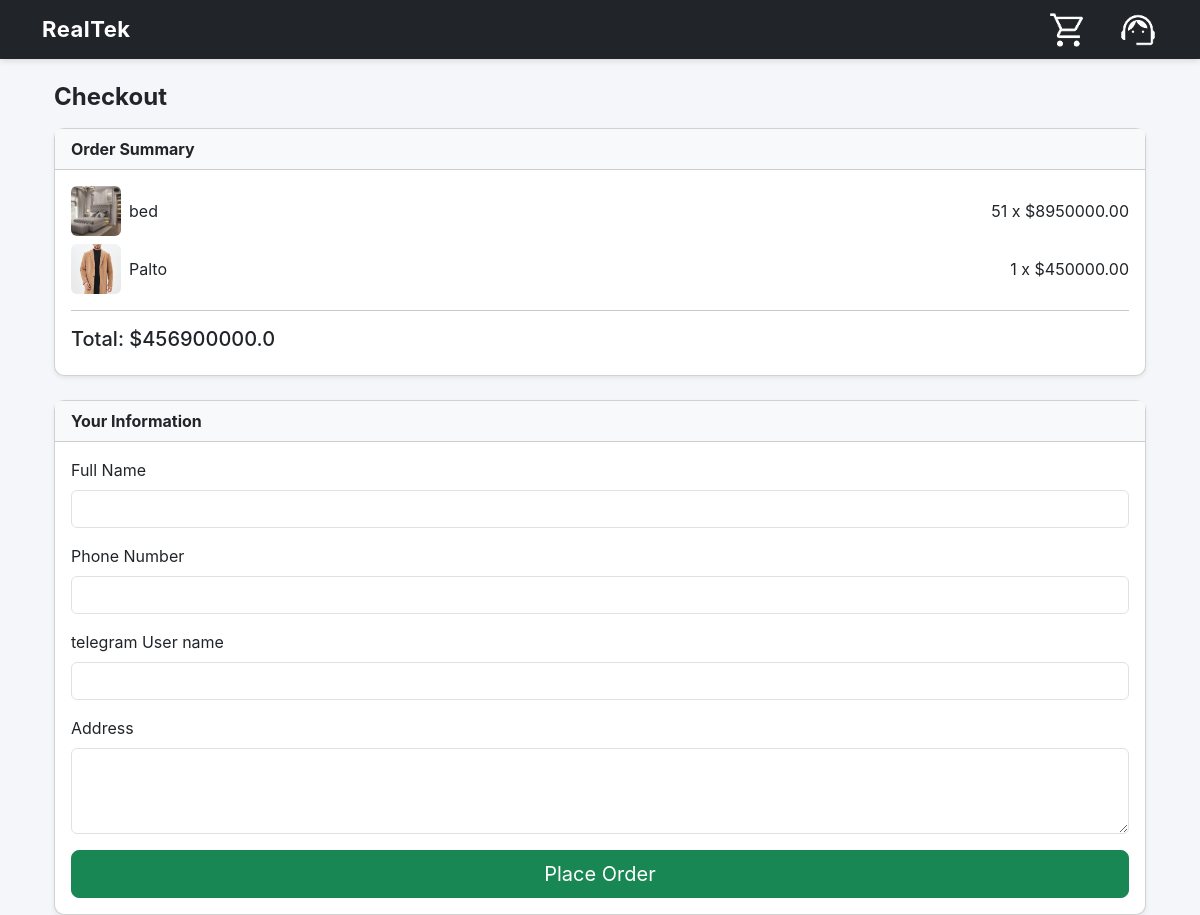
The page /order/ on the database its author committed.
### main/models.py (models this page shows, shortened)
class CartItem(models.Model):
    cart_id =  models.ForeignKey(Cart, on_delete=models.CASCADE, related_name='cart_item')
    product = models.ForeignKey(Product, on_delete=models.CASCADE)
    quantity = models.IntegerField()

class Product(models.Model):
    link = models.CharField(unique=True,max_length=12 , default=short_uuid)
    category = models.ForeignKey(Category, on_delete=models.CASCADE, related_name='product')
    price = models.DecimalField(max_digits=10, decimal_places=2, null=True, blank=True)
    name = models.CharField(max_length=150)
    image = models.ImageField(upload_to='product/images', blank=True, null=True)
    description = models.TextField()
    date_saved = models.DateTimeField(auto_now_add=True)

### main/views.py (the view)
# urls.py: path("order/", order_page, name="order_page"),
def order_page(request):
    cart = get_or_create_cart(request)
    items = CartItem.objects.filter(cart_id=cart)
    if not items:
        return redirect("cart_page")
    total_price = sum(float(i.product.price) * int(i.quantity) for i in items)
    return render(request, "order.html", {
        "items": items,
        "total": total_price
    })

### main/views.py (called while the page is built)
def get_or_create_cart(request):
    if request.user.is_authenticated:
        cart, created = Cart.objects.get_or_create(user=request.user)
        return cart
    if not request.session.session_key:
        request.session.create()
    session_key = request.session.session_key
    cart, created = Cart.objects.get_or_create(session_key=session_key)
    return cart

### templates/order.html (shortened to what this page needs)
{% extends "base.html" %}
{% load static %}
{% block content %}
<div class="container mt-4">
    <h4 class="mb-3 fw-bold">Checkout</h4>
    <div class="card mb-4 shadow-sm">
        <div class="card-header fw-bold">Order Summary</div>
        <div class="card-body">
            {% for item in items %}
            <div class="d-flex justify-content-between align-items-center mb-2">
                <div class="d-flex align-items-center">
                    {% if item.product.image %}
                        <img src="{{ item.product.image.url }}" width="50" class="me-2 rounded">
                    {% endif %}
                    <span>{{ item.product.name }}</span>
                </div>
                <span>{{ item.quantity }} x ${{ item.product.price }}</span>
            </div>
            {% endfor %}
            <hr>
            <h5>Total: $<span id="order-total">{{ total }}</span></h5>
        </div>
    </div>
    <div class="card shadow-sm">
        <div class="card-header fw-bold">Your Information</div>
        <div class="card-body">
            <form method="POST" action="{% url 'make_order' %}">
                <div class="mb-3">
                    <label for="name" class="form-label">Full Name</label>
                    <input type="text" name="name" id="name" class="form-control" required>
                </div>
                <div class="mb-3">
                    <label for="phone" class="form-label">Phone Number</label>
                    <input type="text" name="phone" id="phone" class="form-control" required>
                </div>
                <div class="mb-3">
                    <label for="user_name" class="form-label">telegram User name</label>
                    <input type="text" name="user_name" id="user_name" class="form-control" required>
                </div>
                <div class="mb-3">
                    <label for="address" class="form-label">Address</label>
                    <textarea name="address" id="address" class="form-control" rows="3" required></textarea>
                </div>
                <button type="submit" class="btn btn-success btn-lg w-100">
                    Place Order
                </button>
            </form>
        </div>
    </div>
</div>
{% endblock %}

### static/style.css (style rules this page uses)
.card-body { padding: 14px; }

### templates/base.html (style rules this page uses)
body { background: #f4f6f9; font-family: "Inter", sans-serif; }

### templates/order.html (style rules this page uses)
.card-header { background-color: #f8f9fa; }
.card { border-radius: 10px; }

### rows shown on the page
CartItem: product.image (picture), product.name "bed", quantity "51", product.price "8950000.00"
CartItem: product.image (picture), product.name "Palto", quantity "1", product.price "450000.00"

### other values the page prints
{{ total }} "456900000.0"
